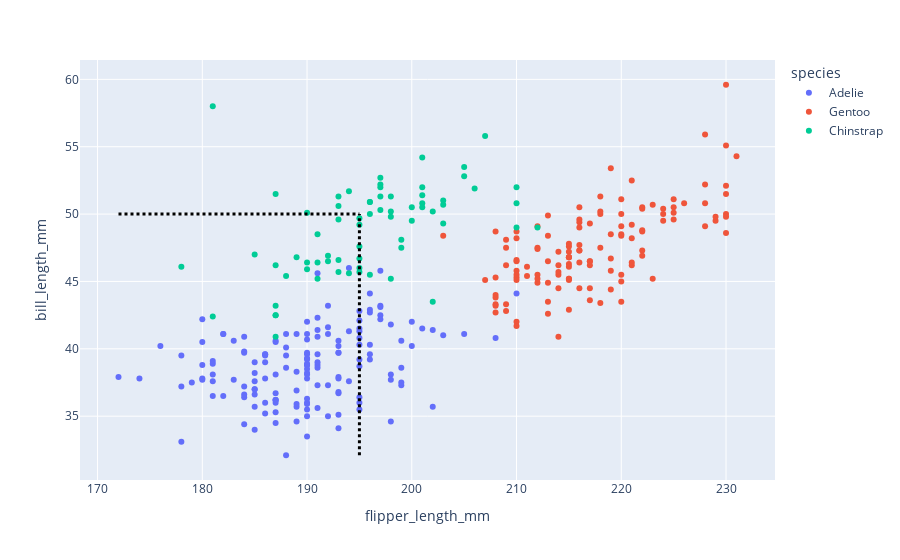

Source (notebook cell):
### Code cell
fig = px.scatter(df, x='flipper_length_mm', y='bill_length_mm', color='species')
fig.add_shape(type="line",
    x0=df.flipper_length_mm.min(), y0=50, x1=195, y1=50,
    line=dict(color="black",width=3, dash="dot")
)
fig.add_shape(type="line",
    x0=195, y0=df.bill_length_mm.min(), x1=195, y1=50,
    line=dict(color="black",width=3, dash="dot")
)
fig.show()

### Figure 1 — Plotly figure (JSON) as saved in the notebook; plotly's stock layout.template omitted (floating-point values rounded to 4 significant figures; data arrays with more than 128 entries replaced by an {"elided": "..."} marker saying what was removed)
{"data": [{"hovertemplate": "species=Adelie<br>flipper_length_mm=%{x}<br>bill_length_mm=%{y}<extra></extra>", "legendgroup": "Adelie", "marker": {"color": "#636efa", "symbol": "circle"}, "mode": "markers", "name": "Adelie", "orientation": "v", "showlegend": true, "type": "scatter", "x": {"elided": "152 int values"}, "xaxis": "x", "y": {"elided": "152 float values"}, "yaxis": "y"}, {"hovertemplate": "species=Gentoo<br>flipper_length_mm=%{x}<br>bill_length_mm=%{y}<extra></extra>", "legendgroup": "Gentoo", "marker": {"color": "#EF553B", "symbol": "circle"}, "mode": "markers", "name": "Gentoo", "orientation": "v", "showlegend": true, "type": "scatter", "x": [211, 230, 210, 218, 215, 210, 211, 219, 209, 215, 214, 216, 214, 213, 210, 217, 210, 221, 209, 222, 218, 215, 213, 215, 215, 215, 216, 215, 210, 220, 222, 209, 207, 230, 220, 220, 213, 219, 208, 208, 208, 225, 210, 216, 222, 217, 210, 225, 213, 215, 210, 220, 210, 225, 217, 220, 208, 220, 208, 224, 208, 221, 214, 231, 219, 230, 214, 229, 220, 223, 216, 221, 221, 217, 216, 230, 209, 220, 215, 223, 212, 221, 212, 224, 212, 228, 218, 218, 212, 230, 218, 228, 212, 224, 214, 226, 216, 222, 203, 225, 219, 228, 215, 228, 216, 215, 210, 219, 208, 209, 216, 229, 213, 230, 217, 230, 217, 222, 214, 216, 215, 222, 212, 213], "xaxis": "x", "y": [46.1, 50, 48.7, 50, 47.6, 46.5, 45.4, 46.7, 43.3, 46.8, 40.9, 49, 45.5, 48.4, 45.8, 49.3, 42, 49.2, 46.2, 48.7, 50.2, 45.1, 46.5, 46.3, 42.9, 46.1, 44.5, 47.8, 48.2, 50, 47.3, 42.8, 45.1, 59.6, 49.1, 48.4, 42.6, 44.4, 44, 48.7, 42.7, 49.6, 45.3, 49.6, 50.5, 43.6, 45.5, 50.5, 44.9, 45.2, 46.6, 48.5, 45.1, 50.1, 46.5, 45, 43.8, 45.5, 43.2, 50.4, 45.3, 46.2, 45.7, 54.3, 45.8, 49.8, 46.2, 49.5, 43.5, 50.7, 47.7, 46.4, 48.2, 46.5, 46.4, 48.6, 47.5, 51.1, 45.2, 45.2, 49.1, 52.5, 47.4, 50, 44.9, 50.8, 43.4, 51.3, 47.5, 52.1, 47.5, 52.2, 45.5, 49.5, 44.5, 50.8, 49.4, 46.9, 48.4, 51.1, 48.5, 55.9, 47.2, 49.1, 47.3, 46.8, 41.7, 53.4, 43.3, 48.1, 50.5, 49.8, 43.5, 51.5, 46.2, 55.1, 44.5, 48.8, 47.2, 47.3, 46.8, 50.4, 45.2, 49.9], "yaxis": "y"}, {"hovertemplate": "species=Chinstrap<br>flipper_length_mm=%{x}<br>bill_length_mm=%{y}<extra></extra>", "legendgroup": "Chinstrap", "marker": {"color": "#00cc96", "symbol": "circle"}, "mode": "markers", "name": "Chinstrap", "orientation": "v", "showlegend": true, "type": "scatter", "x": [192, 196, 193, 188, 197, 198, 178, 197, 195, 198, 193, 194, 185, 201, 190, 201, 197, 181, 190, 195, 181, 191, 187, 193, 195, 197, 200, 200, 191, 205, 187, 201, 187, 203, 195, 199, 195, 210, 192, 205, 210, 187, 196, 196, 196, 201, 190, 212, 187, 198, 199, 201, 193, 203, 187, 197, 191, 203, 202, 194, 206, 189, 195, 207, 202, 193, 210, 198], "xaxis": "x", "y": [46.5, 50, 51.3, 45.4, 52.7, 45.2, 46.1, 51.3, 46, 51.3, 46.6, 51.7, 47, 52, 45.9, 50.5, 50.3, 58, 46.4, 49.2, 42.4, 48.5, 43.2, 50.6, 46.7, 52, 50.5, 49.5, 46.4, 52.8, 40.9, 54.2, 42.5, 51, 49.7, 47.5, 47.6, 52, 46.9, 53.5, 49, 46.2, 50.9, 45.5, 50.9, 50.8, 50.1, 49, 51.5, 49.8, 48.1, 51.4, 45.7, 50.7, 42.5, 52.2, 45.2, 49.3, 50.2, 45.6, 51.9, 46.8, 45.7, 55.8, 43.5, 49.6, 50.8, 50.2], "yaxis": "y"}], "layout": {"legend": {"title": {"text": "species"}, "tracegroupgap": 0}, "margin": {"t": 60}, "shapes": [{"line": {"color": "black", "dash": "dot", "width": 3}, "type": "line", "x0": 172, "x1": 195, "y0": 50, "y1": 50}, {"line": {"color": "black", "dash": "dot", "width": 3}, "type": "line", "x0": 195, "x1": 195, "y0": 32.1, "y1": 50}], "xaxis": {"anchor": "y", "domain": [0, 1], "title": {"text": "flipper_length_mm"}}, "yaxis": {"anchor": "x", "domain": [0, 1], "title": {"text": "bill_length_mm"}}}}
